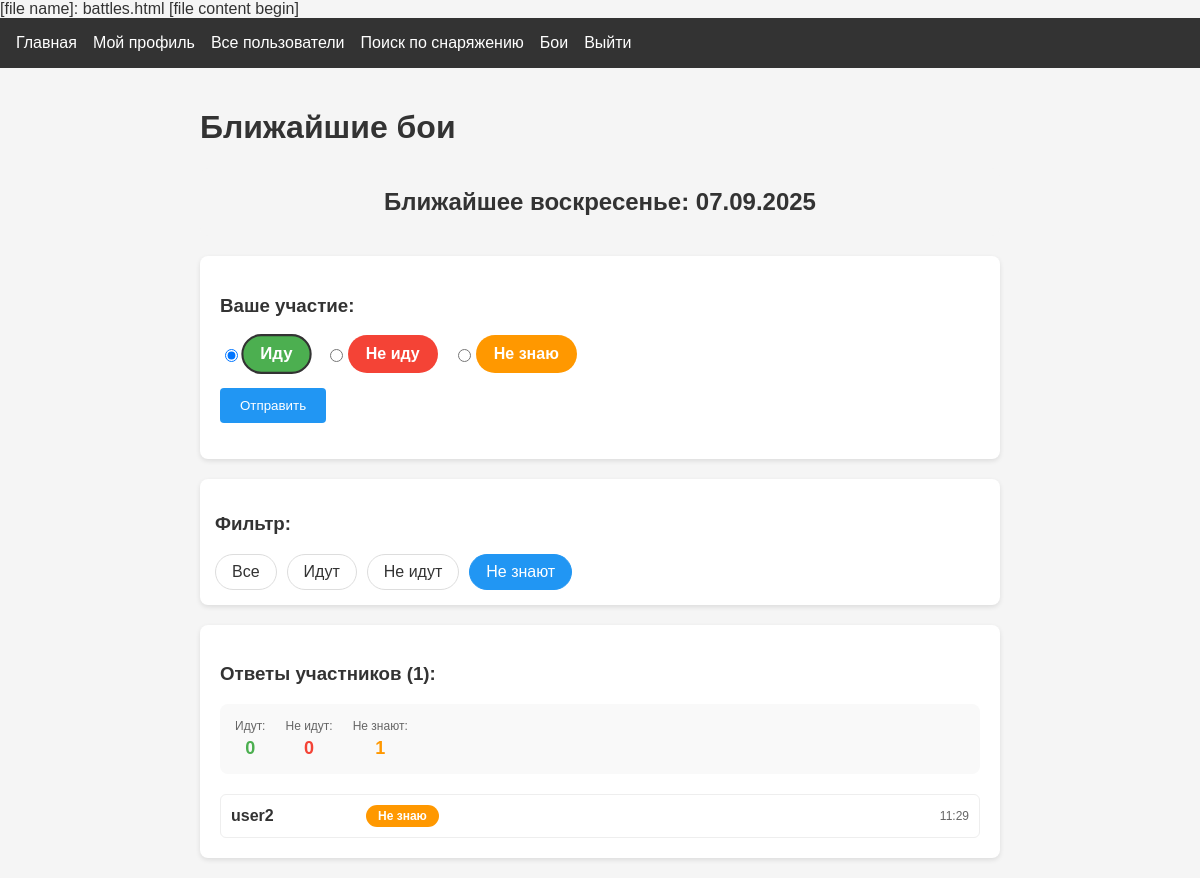
Page /battles?filter=maybe (signed in) on the committed database.
### app.py (models this page shows)
class BattleResponse(db.Model):
    id = db.Column(db.Integer, primary_key=True)
    user_id = db.Column(db.Integer, db.ForeignKey("user.id"), nullable=False)
    battle_date = db.Column(db.Date, nullable=False)
    status = db.Column(db.String(20), nullable=False)  # going, not_going, maybe
    created_at = db.Column(db.DateTime, default=datetime.utcnow)
    __table_args__ = (db.UniqueConstraint('user_id', 'battle_date', name='_user_battle_uc'),)

class User(db.Model, UserMixin):
    id = db.Column(db.Integer, primary_key=True)
    username = db.Column(db.String(80), unique=True, nullable=False)
    password = db.Column(db.String(120), nullable=False)
    weapon_class = db.Column(db.String(20), default="sword_buckler")
    age = db.Column(db.Integer)
    real_name = db.Column(db.String(100))
    has_longsword = db.Column(db.Boolean, default=False)
    longsword_since = db.Column(db.Date)
    has_rapier = db.Column(db.Boolean, default=False)
    rapier_since = db.Column(db.Date)
    has_sabre = db.Column(db.Boolean, default=False)
    sabre_since = db.Column(db.Date)
    has_sword_buckler = db.Column(db.Boolean, default=False)
    sword_buckler_since = db.Column(db.Date)
    items = db.relationship(
        "InventoryItem", backref="user", lazy=True, cascade="all, delete-orphan"
    )
    battle_responses = db.relationship("BattleResponse", backref="user", lazy=True)

### app.py (the view, shortened to what this page needs)
@app.route("/battles", methods=["GET", "POST"])
@login_required
def battles():
    next_sunday = get_next_sunday()
    filter_status = request.args.get("filter", "all")
    responses = BattleResponse.query.filter_by(battle_date=next_sunday).all()
    if filter_status != "all":
        responses = [r for r in responses if r.status == filter_status]
    user_response = BattleResponse.query.filter_by(
        user_id=current_user.id,
        battle_date=next_sunday
    ).first()
    return render_template(
        "battles.html",
        next_sunday=next_sunday,
        responses=responses,
        user_response=user_response,
        filter_status=filter_status
    )

### app.py (called while the page is built)
@login_manager.user_loader
def load_user(user_id):
    return User.query.get(int(user_id))

def get_next_sunday():
    today = date.today()
    days_until_sunday = (6 - today.weekday()) % 7
    if days_until_sunday == 0:
        days_until_sunday = 7
    return today + timedelta(days=days_until_sunday)

### templates/battles.html (shortened to what this page needs)
{% extends "base.html" %}
{% block content %}
<div class="battles-container">
    <h1>Ближайшие бои</h1>
    <div class="battle-date">
        <h2>Ближайшее воскресенье: {{ next_sunday.strftime('%d.%m.%Y') }}</h2>
    </div>
    <div class="response-form">
        <h3>Ваше участие:</h3>
        <form method="POST">
            <div class="response-options">
                <label class="response-option">
                    <input type="radio" name="status" value="going"
                           {% if user_response and user_response.status == 'going' %}checked{% endif %}>
                    <span class="status-indicator going">Иду</span>
                </label>
                <label class="response-option">
                    <input type="radio" name="status" value="not_going"
                           {% if user_response and user_response.status == 'not_going' %}checked{% endif %}>
                    <span class="status-indicator not-going">Не иду</span>
                </label>
                <label class="response-option">
                    <input type="radio" name="status" value="maybe"
                           {% if user_response and user_response.status == 'maybe' %}checked{% endif %}>
                    <span class="status-indicator maybe">Не знаю</span>
                </label>
            </div>
            <button type="submit" class="btn submit-btn">Отправить</button>
        </form>
    </div>
    <div class="filters">
        <h3>Фильтр:</h3>
        <div class="filter-options">
            <a href="{{ url_for('battles', filter='all') }}"
               class="filter-btn {% if filter_status == 'all' %}active{% endif %}">Все</a>
            <a href="{{ url_for('battles', filter='going') }}"
               class="filter-btn {% if filter_status == 'going' %}active{% endif %}">Идут</a>
            <a href="{{ url_for('battles', filter='not_going') }}"
               class="filter-btn {% if filter_status == 'not_going' %}active{% endif %}">Не идут</a>
            <a href="{{ url_for('battles', filter='maybe') }}"
               class="filter-btn {% if filter_status == 'maybe' %}active{% endif %}">Не знают</a>
        </div>
    </div>
    <div class="responses-list">
        <h3>Ответы участников ({{ responses|length }}):</h3>
        <div class="stats">
            <div class="stat">
                <span class="stat-label">Идут:</span>
                <span class="stat-count going">
                    {{ responses|selectattr('status', 'equalto', 'going')|list|length }}
                </span>
            </div>
            <div class="stat">
                <span class="stat-label">Не идут:</span>
                <span class="stat-count not-going">
                    {{ responses|selectattr('status', 'equalto', 'not_going')|list|length }}
                </span>
            </div>
            <div class="stat">
                <span class="stat-label">Не знают:</span>
                <span class="stat-count maybe">
                    {{ responses|selectattr('status', 'equalto', 'maybe')|list|length }}
                </span>
            </div>
        </div>
        <div class="users-list">
            {% for response in responses %}
            <div class="user-response">
                <a href="{{ url_for('view_profile', username=response.user.username) }}"
                   class="username-link" title="Перейти к профилю">
                    <span class="username">{{ response.user.username }}</span>
                </a>
                <span class="status-badge {{ response.status }}">
                    {% if response.status == 'going' %}Иду
                    {% elif response.status == 'not_going' %}Не иду
                    {% else %}Не знаю
                    {% endif %}
                </span>
                <span class="response-time">{{ response.created_at.strftime('%H:%M') }}</span>
            </div>
            {% else %}
            <p class="no-responses">Пока нет ответов</p>
            {% endfor %}
        </div>
    </div>
</div>
{% endblock %}

### static/css/style.css (style rules this page uses)
body { font-family: 'Arial', sans-serif; margin: 0; padding: 0; background-color: #f5f5f5; color: #333; }
.btn { display: inline-block; padding: 0.5rem 1rem; background-color: #4CAF50; color: white; text-decoration: none; border-radius: 4px; }
.username { font-weight: bold; }
.btn { padding: 10px 15px; border-radius: 4px; cursor: pointer; text-decoration: none; }

### templates/battles.html (style rules this page uses)
.battles-container { max-width: 800px; margin: 0 auto; padding: 20px; }
.battle-date { background: #f5f5f5; padding: 20px; border-radius: 8px; margin-bottom: 20px; text-align: center; }
.battle-date h2 { margin: 0; color: #333; }
.response-form { background: white; padding: 20px; border-radius: 8px; margin-bottom: 20px; box-shadow: 0 2px 5px rgba(0,0,0,0.1); }
.response-options { display: flex; gap: 15px; margin-bottom: 15px; flex-wrap: wrap; }
.response-option { display: flex; align-items: center; cursor: pointer; }
.response-option input[type="radio"] { margin-right: 5px; }
.status-indicator { padding: 8px 16px; border-radius: 20px; font-weight: bold; border: 2px solid transparent; }
.status-indicator.going { background-color: #4CAF50; color: white; }
.status-indicator.not-going { background-color: #f44336; color: white; }
.status-indicator.maybe { background-color: #ff9800; color: white; }
.response-option input[type="radio"]:checked + .status-indicator { border-color: #333; transform: scale(1.05); }
.submit-btn { background-color: #2196F3; color: white; padding: 10px 20px; border: none; border-radius: 4px; cursor: pointer; }
.filters { background: white; padding: 15px; border-radius: 8px; margin-bottom: 20px; box-shadow: 0 2px 5px rgba(0,0,0,0.1); }
.filter-options { display: flex; gap: 10px; flex-wrap: wrap; }
.filter-btn { padding: 8px 16px; border: 1px solid #ddd; border-radius: 20px; text-decoration: none; color: #333; transition: all 0.3s; }
.filter-btn.active, .filter-btn:hover { background-color: #2196F3; color: white; border-color: #2196F3; }
.responses-list { background: white; padding: 20px; border-radius: 8px; box-shadow: 0 2px 5px rgba(0,0,0,0.1); }
.stats { display: flex; gap: 20px; margin-bottom: 20px; padding: 15px; background: #f9f9f9; border-radius: 8px; }
.stat { display: flex; flex-direction: column; align-items: center; }
.stat-label { font-size: 12px; color: #666; margin-bottom: 5px; }
.stat-count { font-size: 18px; font-weight: bold; }
.stat-count.going { color: #4CAF50; }
.stat-count.not-going { color: #f44336; }
.stat-count.maybe { color: #ff9800; }
.users-list { display: flex; flex-direction: column; gap: 10px; }
.user-response { display: flex; align-items: center; gap: 15px; padding: 10px; border: 1px solid #eee; border-radius: 6px; transition: background-color 0.2s; }
.username-link { text-decoration: none; color: inherit; min-width: 120px; }
.username { font-weight: bold; transition: color 0.2s; }
.status-badge { padding: 4px 12px; border-radius: 12px; font-size: 12px; font-weight: bold; color: white; }
.status-badge.maybe { background-color: #ff9800; }
.response-time { margin-left: auto; color: #666; font-size: 12px; }

### rows in the picture
BattleResponse: status "☑ Иду", status "☐ Не иду", status "☐ Не знаю"
BattleResponse: user.username "user2", status "Не знаю", created_at "11:29"

### other values in the picture
{{ next_sunday.strftime('%d.%m.%Y') }} "07.09.2025"
{{ responses|length }} "1"
{{ responses|selectattr('status', 'equalto', 'going')|list|length }} "0"
{{ responses|selectattr('status', 'equalto', 'not_going')|list|length }} "0"
{{ responses|selectattr('status', 'equalto', 'maybe')|list|length }} "1"
